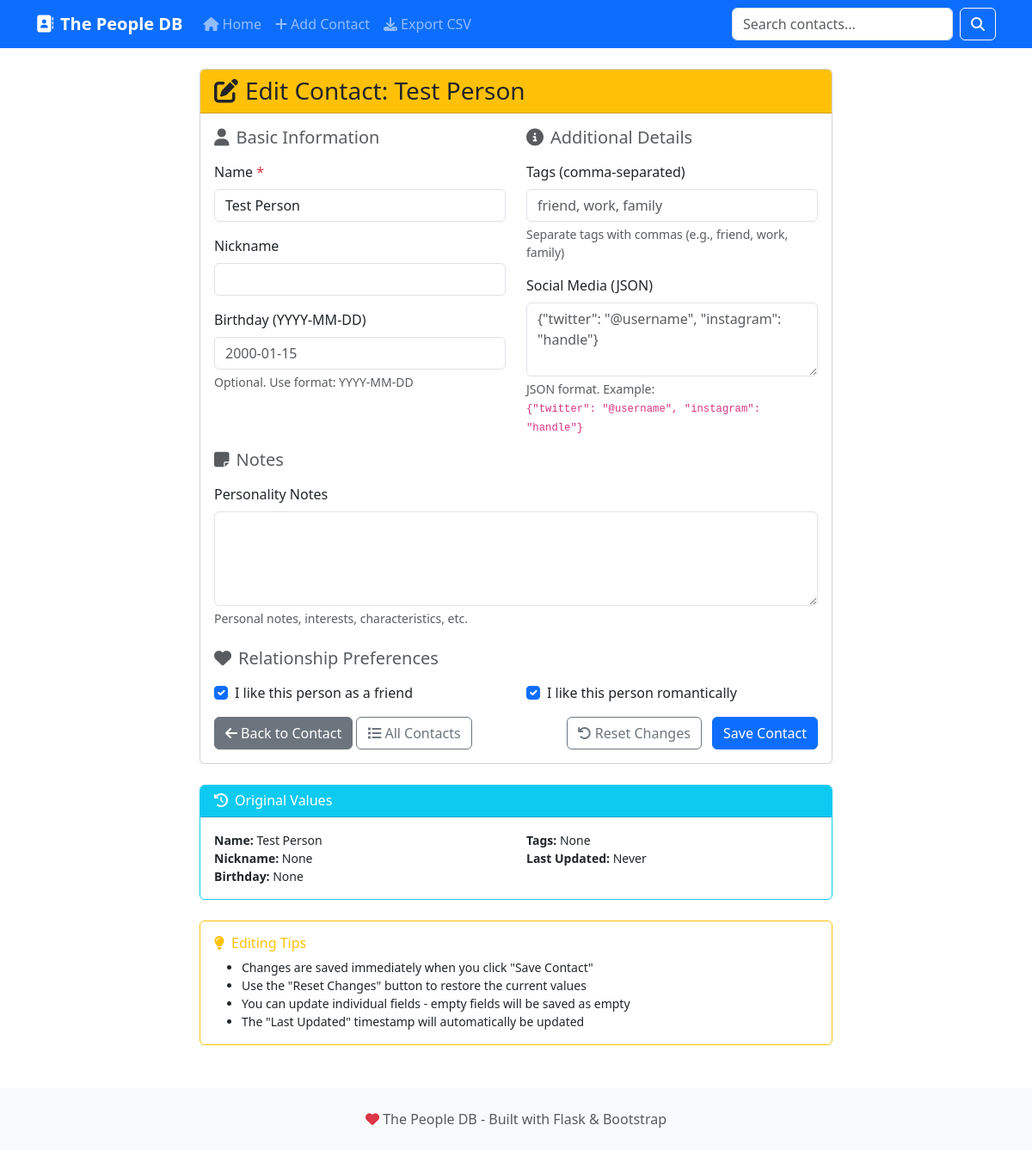
The page /edit/3 on the database its author committed.
### tables this page shows
CREATE TABLE contacts (
                id INTEGER PRIMARY KEY AUTOINCREMENT,
                name TEXT NOT NULL,
                nickname TEXT,
                birthday TEXT,
                personality_notes TEXT,
                social_media TEXT,
                tags TEXT,
                created_at TIMESTAMP DEFAULT CURRENT_TIMESTAMP,
                updated_at TIMESTAMP DEFAULT CURRENT_TIMESTAMP
            , like_as_friend BOOLEAN DEFAULT 0, like_romantically BOOLEAN DEFAULT 0);

### app.py (the view, shortened to what this page needs)
@app.route('/edit/<int:contact_id>', methods=['GET', 'POST'])
def edit_contact(contact_id):
    contact = db.get_contact_by_id(contact_id)
    if not contact:
        flash('Contact not found', 'error')
        return redirect(url_for('index'))
    form = ContactForm()
    if request.method == 'GET':
        form.name.data = contact['name']
        form.nickname.data = contact['nickname']
        form.birthday.data = contact['birthday']
        form.personality_notes.data = contact['personality_notes']
        form.social_media.data = json.dumps(contact['social_media'], indent=2) if contact['social_media'] else ''
        form.tags.data = ', '.join(contact['tags'])
        form.like_as_friend.data = contact.get('like_as_friend', False)
        form.like_romantically.data = contact.get('like_romantically', False)
    return render_template('edit_contact.html', form=form, contact=contact)

### app.py
class ContactForm(FlaskForm):
    name = StringField('Name', validators=[DataRequired()], render_kw={"class": "form-control"})
    nickname = StringField('Nickname', validators=[Optional()], render_kw={"class": "form-control"})
    birthday = StringField('Birthday (YYYY-MM-DD)', validators=[Optional()], render_kw={"class": "form-control", "placeholder": "2000-01-15"})
    personality_notes = TextAreaField('Personality Notes', validators=[Optional()], render_kw={"class": "form-control", "rows": 4})
    social_media = TextAreaField('Social Media (JSON)', validators=[Optional()], render_kw={"class": "form-control", "rows": 3, "placeholder": '{"twitter": "@username", "instagram": "handle"}'})
    tags = StringField('Tags (comma-separated)', validators=[Optional()], render_kw={"class": "form-control", "placeholder": "friend, work, family"})
    like_as_friend = BooleanField('I like this person as a friend', render_kw={"class": "form-check-input"})
    like_romantically = BooleanField('I like this person romantically', render_kw={"class": "form-check-input"})
    submit = SubmitField('Save Contact', render_kw={"class": "btn btn-primary"})

### templates/edit_contact.html (shortened to what this page needs)
{% extends "base.html" %}
{% block content %}
<div class="row justify-content-center">
    <div class="col-lg-8">
        <div class="card">
            <div class="card-header bg-warning text-dark">
                <h3 class="card-title mb-0">
                    <i class="fas fa-edit me-2"></i>Edit Contact: {{ contact.name }}
                </h3>
            </div>
            <div class="card-body">
                <form method="POST" novalidate>
                    <div class="row">
                        <div class="col-md-6">
                            <h5 class="text-muted mb-3">
                                <i class="fas fa-user me-2"></i>Basic Information
                            </h5>
                            <div class="mb-3">
                                {{ form.name.label(class="form-label") }}
                                <span class="text-danger">*</span>
                                {{ form.name() }}
                            </div>
                            <div class="mb-3">
                                {{ form.nickname.label(class="form-label") }}
                                {{ form.nickname() }}
                            </div>
                            <div class="mb-3">
                                {{ form.birthday.label(class="form-label") }}
                                {{ form.birthday() }}
                                <div class="form-text">Optional. Use format: YYYY-MM-DD</div>
                            </div>
                        </div>
                        <div class="col-md-6">
                            <h5 class="text-muted mb-3">
                                <i class="fas fa-info-circle me-2"></i>Additional Details
                            </h5>
                            <div class="mb-3">
                                {{ form.tags.label(class="form-label") }}
                                {{ form.tags() }}
                                <div class="form-text">
                                    Separate tags with commas (e.g., friend, work, family)
                                </div>
                            </div>
                            <div class="mb-3">
                                {{ form.social_media.label(class="form-label") }}
                                {{ form.social_media() }}
                                <div class="form-text">
                                    JSON format. Example:<br>
                                    <code>{"twitter": "@username", "instagram": "handle"}</code>
                                </div>
                            </div>
                        </div>
                    </div>
                    <div class="row">
                        <div class="col-12">
                            <h5 class="text-muted mb-3">
                                <i class="fas fa-sticky-note me-2"></i>Notes
                            </h5>
                            <div class="mb-4">
                                {{ form.personality_notes.label(class="form-label") }}
                                {{ form.personality_notes() }}
                                <div class="form-text">
                                    Personal notes, interests, characteristics, etc.
                                </div>
                            </div>
                        </div>
                    </div>
                    <div class="row">
                        <div class="col-12">
                            <h5 class="text-muted mb-3">
                                <i class="fas fa-heart me-2"></i>Relationship Preferences
                            </h5>
                            <div class="row">
                                <div class="col-md-6">
                                    <div class="form-check mb-3">
                                        {{ form.like_as_friend() }}
                                        {{ form.like_as_friend.label(class="form-check-label") }}
                                    </div>
                                </div>
                                <div class="col-md-6">
                                    <div class="form-check mb-3">
                                        {{ form.like_romantically() }}
                                        {{ form.like_romantically.label(class="form-check-label") }}
                                    </div>
                                </div>
                            </div>
                        </div>
                    </div>
                    <div class="d-flex justify-content-between">
                        <div>
                            <a href="{{ url_for('view_contact', contact_id=contact.id) }}" class="btn btn-secondary">
                                <i class="fas fa-arrow-left me-1"></i>Back to Contact
                            </a>
                            <a href="{{ url_for('index') }}" class="btn btn-outline-secondary">
                                <i class="fas fa-list me-1"></i>All Contacts
                            </a>
                        </div>
                        <div>
                            <button type="button" class="btn btn-outline-secondary me-2" onclick="resetToOriginal()">
                                <i class="fas fa-undo me-1"></i>Reset Changes
                            </button>
                            {{ form.submit() }}
                        </div>
                    </div>
                </form>
            </div>
        </div>
        <div class="mt-4">
            <div class="card border-info">
                <div class="card-header bg-info text-white">
                    <h6 class="mb-0">
                        <i class="fas fa-history me-2"></i>Original Values
                    </h6>
                </div>
                <div class="card-body">
                    <div class="row small">
                        <div class="col-md-6">
                            <strong>Name:</strong> {{ contact.name }}<br>
                            <strong>Nickname:</strong> {{ contact.nickname or 'None' }}<br>
                            <strong>Birthday:</strong> {{ contact.birthday or 'None' }}
                        </div>
                        <div class="col-md-6">
                            <strong>Tags:</strong> {{ contact.tags | join(', ') or 'None' }}<br>
                            <strong>Last Updated:</strong> {{ contact.updated_at[:19] if contact.updated_at else 'Never' }}
                        </div>
                    </div>
                </div>
            </div>
        </div>
        <div class="mt-4">
            <div class="card border-warning">
                <div class="card-body">
                    <h6 class="card-title text-warning">
                        <i class="fas fa-lightbulb me-2"></i>Editing Tips
                    </h6>
                    <ul class="mb-0 small">
                        <li>Changes are saved immediately when you click "Save Contact"</li>
                        <li>Use the "Reset Changes" button to restore the current values</li>
                        <li>You can update individual fields - empty fields will be saved as empty</li>
                        <li>The "Last Updated" timestamp will automatically be updated</li>
                    </ul>
                </div>
            </div>
        </div>
    </div>
</div>
{% endblock %}

### rows shown on the page
contacts: name "Test Person", like_as_friend "☑", like_romantically "☑", nickname "None", birthday "None"

### other values the page prints
{{ contact.tags | join(', ') or 'None' }} "None"
{{ contact.updated_at[:19] if contact.updated_at else 'Never' }} "Never"
